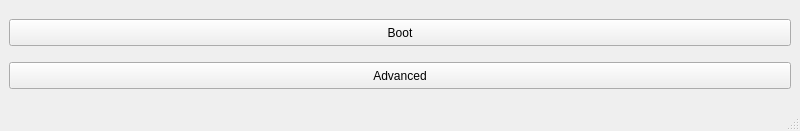
<?xml version="1.0" encoding="UTF-8"?>
<ui version="4.0">
 <class>Root</class>
 <widget class="QMainWindow" name="Root">
  <property name="geometry">
   <rect>
    <x>0</x>
    <y>0</y>
    <width>800</width>
    <height>131</height>
   </rect>
  </property>
  <property name="minimumSize">
   <size>
    <width>800</width>
    <height>131</height>
   </size>
  </property>
  <property name="maximumSize">
   <size>
    <width>800</width>
    <height>131</height>
   </size>
  </property>
  <property name="windowTitle">
   <string>Guim8</string>
  </property>
  <widget class="QWidget" name="centralwidget">
   <property name="layoutDirection">
    <enum>Qt::RightToLeft</enum>
   </property>
   <layout class="QGridLayout" name="gridLayout">
    <item row="1" column="0">
     <widget class="QPushButton" name="advancedPushButton">
      <property name="maximumSize">
       <size>
        <width>16777215</width>
        <height>27</height>
       </size>
      </property>
      <property name="text">
       <string>Advanced</string>
      </property>
     </widget>
    </item>
    <item row="0" column="0">
     <widget class="QPushButton" name="bootPushButton">
      <property name="maximumSize">
       <size>
        <width>16777215</width>
        <height>27</height>
       </size>
      </property>
      <property name="text">
       <string>Boot</string>
      </property>
     </widget>
    </item>
   </layout>
  </widget>
  <widget class="QMenuBar" name="menubar">
   <property name="geometry">
    <rect>
     <x>0</x>
     <y>0</y>
     <width>800</width>
     <height>31</height>
    </rect>
   </property>
  </widget>
  <widget class="QStatusBar" name="statusbar"/>
 </widget>
 <resources/>
 <connections/>
</ui>
